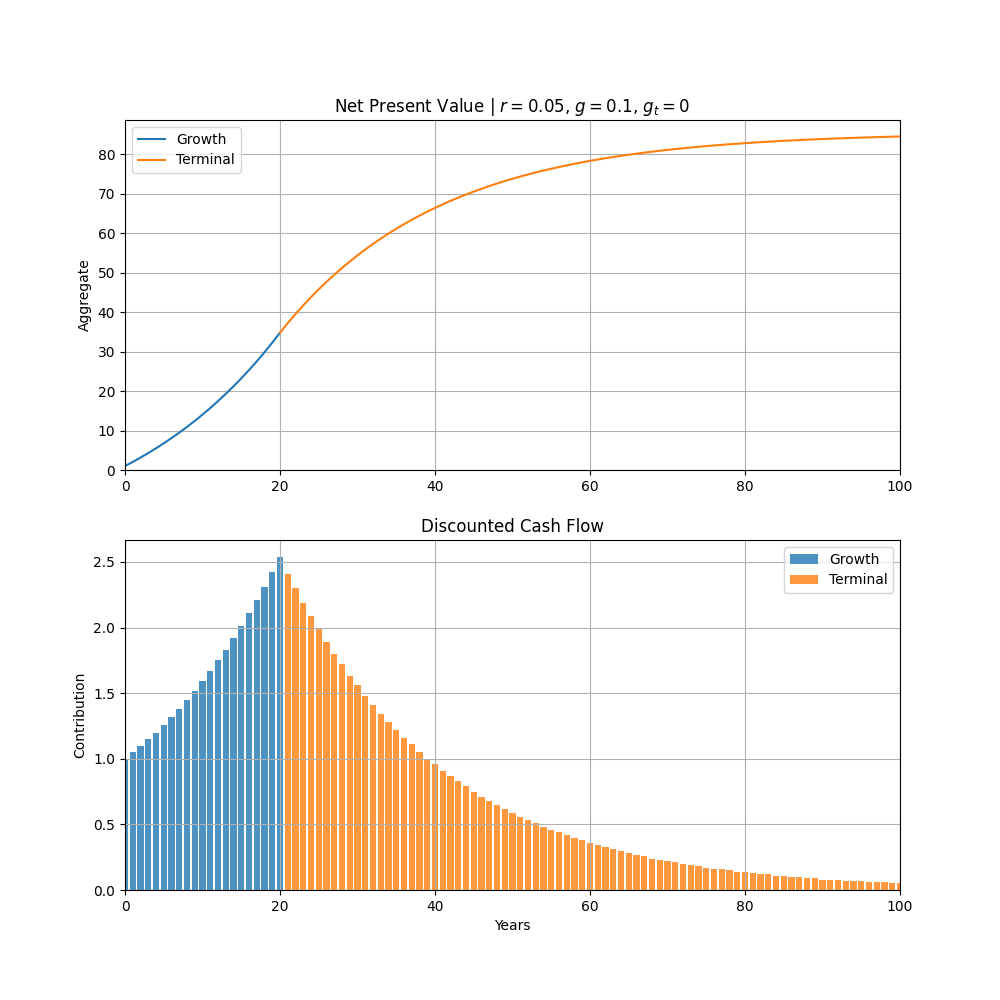

Generate this figure with Python:
import matplotlib.pyplot as plt
from datetime import date

def compute_npv():
    xg = []
    ydctg = []   # y discounted cash at 't' years during growth
    ypvtg = []   # y present value at 't' years during growth
    xt = []
    ydctt = []   # y discounted cash at 't' years during terminal
    ypvtt = []   # y present value at 't' years during terminal

    cf = 1
    r = 0.05
    g = 0.10

    n = 100
    ng = 20         # ng years of growth
    nt = n-ng       # nt years of terminal

    dct = cf        # discounted cash at 't' years, initial value at t=0
    pvt = cf        # present value at 't' years, initial value at t=0

    # Initial phase
    xg.append(0)
    ydctg.append(dct)
    ypvtg.append(pvt)

    # Growth phase
    for t in range(1, ng+1):
        dct = dct * (1+g)/(1+r)
        pvt += dct
        xg.append(t)
        ydctg.append(round(dct,2))
        ypvtg.append(round(pvt,10))
    fcf = sum(ydctg)

    # Terminal phase
    xt.append(xg[-1])
    ypvtt.append(ypvtg[-1])
    gt = 0
    for t in range(1, nt+1):
        dct = dct * (1+gt)/(1+r)
        pvt += dct
        xt.append(ng+t)
        ydctt.append(round(dct,2))
        ypvtt.append(round(pvt,10))
    tv = sum(ydctt)

    tvinf = round(dct*1/r, 2)

    fig, (ax1, ax2) = plt.subplots(2, 1)
    fig.set_figheight(10)
    fig.set_figwidth(10)

    ax1.set(xlabel='', ylabel='Aggregate', title='Net Present Value | ' + r'$r=$' + str(r) + ", " + r'$g=$' + str(g) + ", " + r'$g_t=$' + str(gt))
    ax1.grid()
    ax1.plot(xg, ypvtg, label='Growth')
    ax1.plot(xt, ypvtt, label='Terminal')
    ax1.set_xlim(0, n)
    ax1.set_ylim(bottom=0)
    ax1.legend()

    ax2.set(xlabel='Years', ylabel='Contribution', title='Discounted Cash Flow')
    ax2.grid()
    ax2.set_xlim(0, n)
    ax2.bar(xg, ydctg, alpha=0.8, label='Growth')
    ax2.bar(xt[1:], ydctt, alpha=0.8, label='Terminal')
    ax2.legend()

    fig.savefig("npv.png")
    plt.show()


def main():
    compute_npv()

if __name__ == "__main__":
    main()
